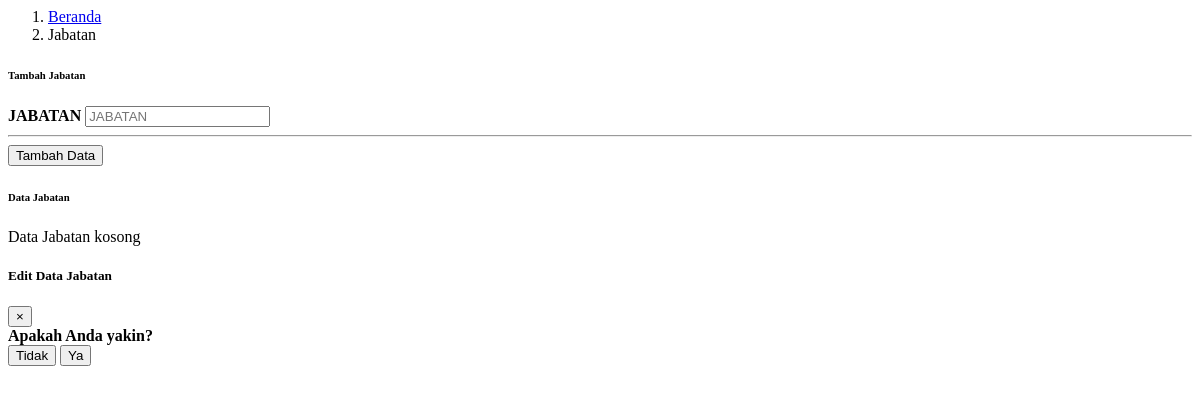
The app's page /module/admin/jabatan/jabatan.php, older data.
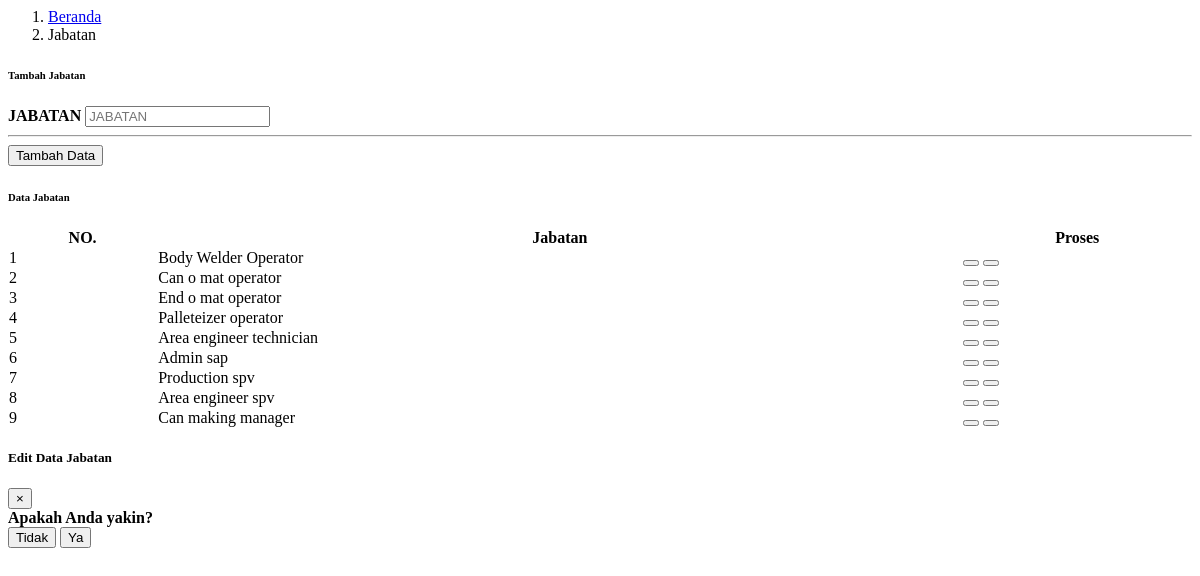
The same page, newer data.
### tables this page shows
CREATE TABLE `tabel_jabatan` (
  `id_jabatan` int(11) NOT NULL,
  `nama` varchar(100) NOT NULL
);

### process/proses_adminJabatan.php (called while the page is built, shortened)
<?php
    function tampilJabatan($con)
    {
        $tampilJabatan="select * from tabel_jabatan";
        $resultTampilJabatan=mysqli_query($con, $tampilJabatan);
        return $resultTampilJabatan;
    }
            ?>

### module/admin/jabatan/jabatan.php (the view, shortened to what the changed rows need)
<?php
  include "../config/connection.php";
  include "../process/proses_adminJabatan.php";
?>
<body>
    <div class="container-fluid" id="jabatan">
        <div class="card shadow mb-4">
            <div class="card-body">
                <div class="table-responsive">
                <?php
                    $resultTampilJabatan=tampilJabatan($con);
                    $index=1;
                    if (mysqli_num_rows($resultTampilJabatan) > 0){
                ?>
                    <table class="table table-bordered" id="dataTable" width="100%" cellspacing="0">
                        <thead>
                            <tr class="text-center">
                                <th>NO.</th>
                                <th>Jabatan</th>
                                <th>Proses</th>
                            </tr>
                        </thead>
                        <tbody>
                        <?php
                            while ($row = mysqli_fetch_assoc($resultTampilJabatan)) {
                        ?>
                            <tr>
                                <td class="text-center"><?= $index?></td>
                                <td><?= $row["nama"]?></td>
                                <td class="text-center">
                                    <button type="button" class="btn btn-primary edit-jabatan" data-toggle="modal" data-target="#editJabatanModal" id-jabatan="<?php echo $row["id_jabatan"];?>">
                                    </button>
                                    <button type="button" class="btn btn-danger hapus-jabatan" data-toggle="modal" data-target="#hapusJabatanModal" id-jabatan="<?php echo $row["id_jabatan"];?>">
                                    </button>
                                </td>
                            </tr>
                        <?php
                            $index++;
                            }
                        ?>
                        </tbody>
                    </table>
                    <?php
                        }else{
                    ?>
                        <div class="text-center">
                            <p class="text-muted">Data Jabatan kosong</p>
                        </div>
                    <?php
                        }
                    ?>
                </div>
            </div>
        </div>
    </div>
</body>

Row changes from the older to the newer data that the page shows:
added tabel_jabatan: nama "Body Welder Operator"
added tabel_jabatan: nama "Can o mat operator"
added tabel_jabatan: nama "End o mat operator"
added tabel_jabatan: nama "Palleteizer operator"
added tabel_jabatan: nama "Area engineer technician"
added tabel_jabatan: nama "Admin sap"
added tabel_jabatan: nama "Production spv"
added tabel_jabatan: nama "Area engineer spv"
added tabel_jabatan: nama "Can making manager"
Text that changed along with them:
text no longer shown: "Data Jabatan kosong"
text now shown: "NO. Jabatan Proses"
